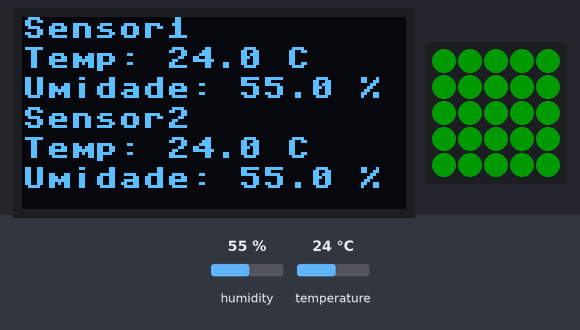
The program below on a simulated Raspberry Pi Pico running MicroPython. Parts: 128×64 one-colour display, 5×5 RGB LED matrix. The test bench sets the inputs (shaded band); at power-on: temperature 24 °C, humidity 55 %. Dim RGB values are drawn brighter than linear; the 25 LEDs are laid out as on the BitDogLab board (LED 0 bottom right, every second row reversed); library files of the repository ran but are not shown: ahtx0.py.

Above: at 1.3 s.
1.4 s: temperature set to 25.5 °C
At 3.3 s:
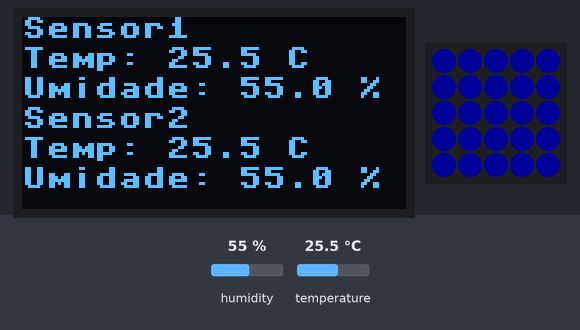
3.6 s: temperature set to 29.2 °C
At 4.9 s:
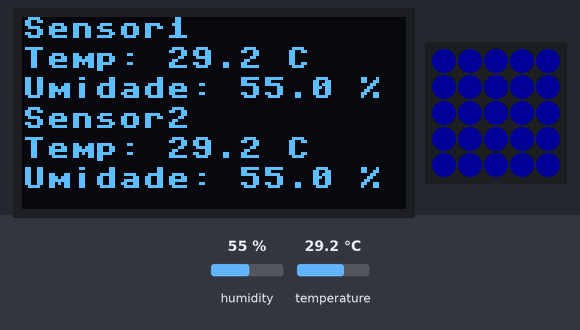
5.7 s: temperature set to 30.5 °C
At 7.4 s:
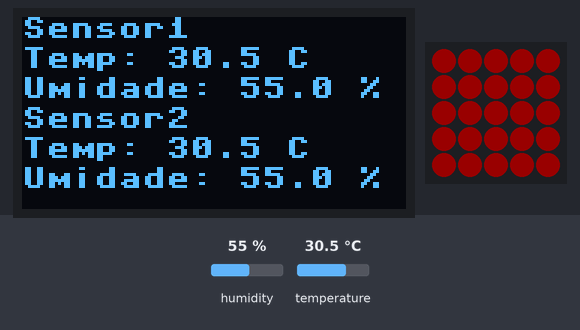
7.8 s: humidity set to 22 %
At 8.8 s:
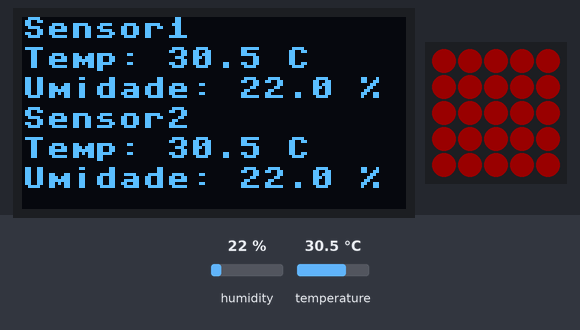
Timing chart, 0 to 10.8 s (numbered marks = the images above; inputs shaded):
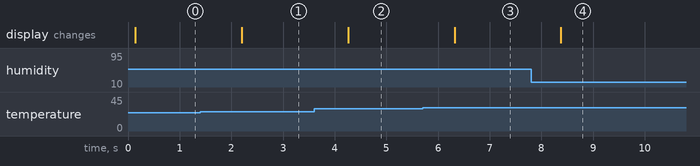

The program:

C_digoSensoresAHT10.py
```python
from machine import Pin, SoftI2C  # Configurar entradas/saídas digitais e criar interface I2C
from ssd1306 import SSD1306_I2C  # Controlar displays OLED
import machine, neopixel  # Controlar diretamente o hardware microcontrolador
import time  # Funções relacionadas ao tempo
import ahtx0  # Controlar sensores AHT10

# Configuração do barramento I2C para o display OLED e sensores AHT10
i2c1 = SoftI2C(scl=Pin(15), sda=Pin(14))  # Pinos para o display OLED
i2c2 = SoftI2C(scl=Pin(3), sda=Pin(2))  # Pinos para o primeiro sensor AHT10
i2c3 = SoftI2C(scl=Pin(1), sda=Pin(0))  # Pinos para o segundo sensor AHT10

oled = SSD1306_I2C(128, 64, i2c1)  # Inicializa o display OLED

# Inicializa a matriz de LED
np = neopixel.NeoPixel(machine.Pin(7), 25)  # 25 LEDs controlados via pino 7

intensity = 0.1  # 50% do brilho
# Definir cores para os LEDs
GREEN = (int(0 * intensity), int(255 * intensity), int(0 * intensity))  # Verde com brilho reduzido
RED = (int(255 * intensity), int(0 * intensity), int(0 * intensity))  # Vermelho com brilho reduzido
BLU = (int(0 * intensity), int(0 * intensity), int(255 * intensity))  # Vermelho com brilho reduzido
# Inicializa os sensores AHT10
sensor1 = ahtx0.AHT10(i2c2)
sensor2 = ahtx0.AHT10(i2c3)

def set_led_color(color):
    """Define a cor de toda a matriz de LEDs."""
    for i in range(25):
        np[i] = color  # Define a cor para cada LED
    np.write()  # Atualiza a matriz de LEDs

def display_temperature_humidity(temp1, humidity1, temp2, humidity2):
    """Exibe as temperaturas e umidades no display OLED."""
    oled.fill(0)  # Limpa o display
    oled.text('Sensor1', 0, 0)
    oled.text('Temp: {:.1f} C'.format(temp1), 0, 10)  # Exibe a temperatura do sensor 1
    oled.text('Umidade: {:.1f} %'.format(humidity1), 0, 20)  # Exibe a umidade do sensor 1
    oled.text('Sensor2', 0, 30)
    oled.text('Temp: {:.1f} C'.format(temp2), 0, 40)  # Exibe a temperatura do sensor 2
    oled.text('Umidade: {:.1f} %'.format(humidity2), 0, 50)  # Exibe a umidade do sensor 2
    oled.show()  # Atualiza o display

while True:
    try:
        # Leitura dos dados dos sensores
        temperature1 = sensor1.temperature
        humidity1 = sensor1.relative_humidity
        temperature2 = sensor2.temperature
        humidity2 = sensor2.relative_humidity

        # Exibe os dados no display OLED
        display_temperature_humidity(temperature1, humidity1, temperature2, humidity2)

        # Controle da cor da matriz de LED com base na temperatura do sensor 1
        if temperature2 < 25:
            set_led_color(GREEN)  # Acende verde se a temperatura for menor que 25°C
        elif temperature2 > 30:
            set_led_color(RED)  # Acende vermelho se a temperatura for maior que 30°C
        else:
            set_led_color(BLU)  # Desliga os LEDs se estiver entre 25°C e 30°C

    except OSError as e:
        oled.fill(0)
        oled.text('Error:', 0, 0)
        oled.text(str(e), 0, 10)
        oled.show()

    time.sleep(1)  # Aguarda 2 segundos antes de fazer nova leitura
```

Measured:
- the behaviour switches between 24.9 and 25 °C on temperature (found by bisection; images 0 and 1)
- the behaviour switches between 29.9 and 30 °C on temperature (found by bisection; images 2 and 3)
- after the input at 1.4 s, the display: changes after 0.80 s (image 1)
- after the input at 3.6 s, the display: changes after 0.66 s (image 2)
- after the input at 5.7 s, the display: changes after 0.62 s (image 3)
- after the input at 7.8 s, the display: changes after 0.58 s (image 4)
